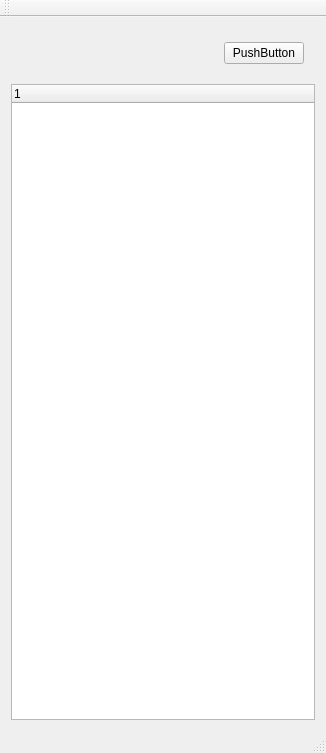
<?xml version="1.0" encoding="UTF-8"?>
<ui version="4.0">
 <class>ObjectTreeTestWidgetClass</class>
 <widget class="QMainWindow" name="ObjectTreeTestWidgetClass">
  <property name="geometry">
   <rect>
    <x>0</x>
    <y>0</y>
    <width>326</width>
    <height>753</height>
   </rect>
  </property>
  <property name="windowTitle">
   <string>ObjectTreeTestWidget</string>
  </property>
  <widget class="QWidget" name="centralWidget">
   <layout class="QGridLayout" name="gridLayout">
    <item row="1" column="0">
     <widget class="AbstractGameObjectTree" name="treeWidget">
      <column>
       <property name="text">
        <string notr="true">1</string>
       </property>
      </column>
     </widget>
    </item>
    <item row="0" column="0">
     <widget class="QWidget" name="widget" native="true">
      <property name="minimumSize">
       <size>
        <width>0</width>
        <height>50</height>
       </size>
      </property>
      <layout class="QHBoxLayout" name="horizontalLayout">
       <item>
        <spacer name="horizontalSpacer">
         <property name="orientation">
          <enum>Qt::Horizontal</enum>
         </property>
         <property name="sizeHint" stdset="0">
          <size>
           <width>40</width>
           <height>20</height>
          </size>
         </property>
        </spacer>
       </item>
       <item>
        <widget class="QPushButton" name="pushButton">
         <property name="text">
          <string>PushButton</string>
         </property>
        </widget>
       </item>
      </layout>
     </widget>
    </item>
   </layout>
  </widget>
  <widget class="QMenuBar" name="menuBar">
   <property name="geometry">
    <rect>
     <x>0</x>
     <y>0</y>
     <width>326</width>
     <height>23</height>
    </rect>
   </property>
  </widget>
  <widget class="QToolBar" name="mainToolBar">
   <attribute name="toolBarArea">
    <enum>TopToolBarArea</enum>
   </attribute>
   <attribute name="toolBarBreak">
    <bool>false</bool>
   </attribute>
  </widget>
  <widget class="QStatusBar" name="statusBar"/>
 </widget>
 <layoutdefault spacing="6" margin="11"/>
 <customwidgets>
  <customwidget>
   <class>AbstractGameObjectTree</class>
   <extends>QTreeWidget</extends>
   <header>AbstractGameObjectTree.h</header>
  </customwidget>
 </customwidgets>
 <resources>
  <include location="ObjectTreeTestWidget.qrc"/>
 </resources>
 <connections/>
</ui>
